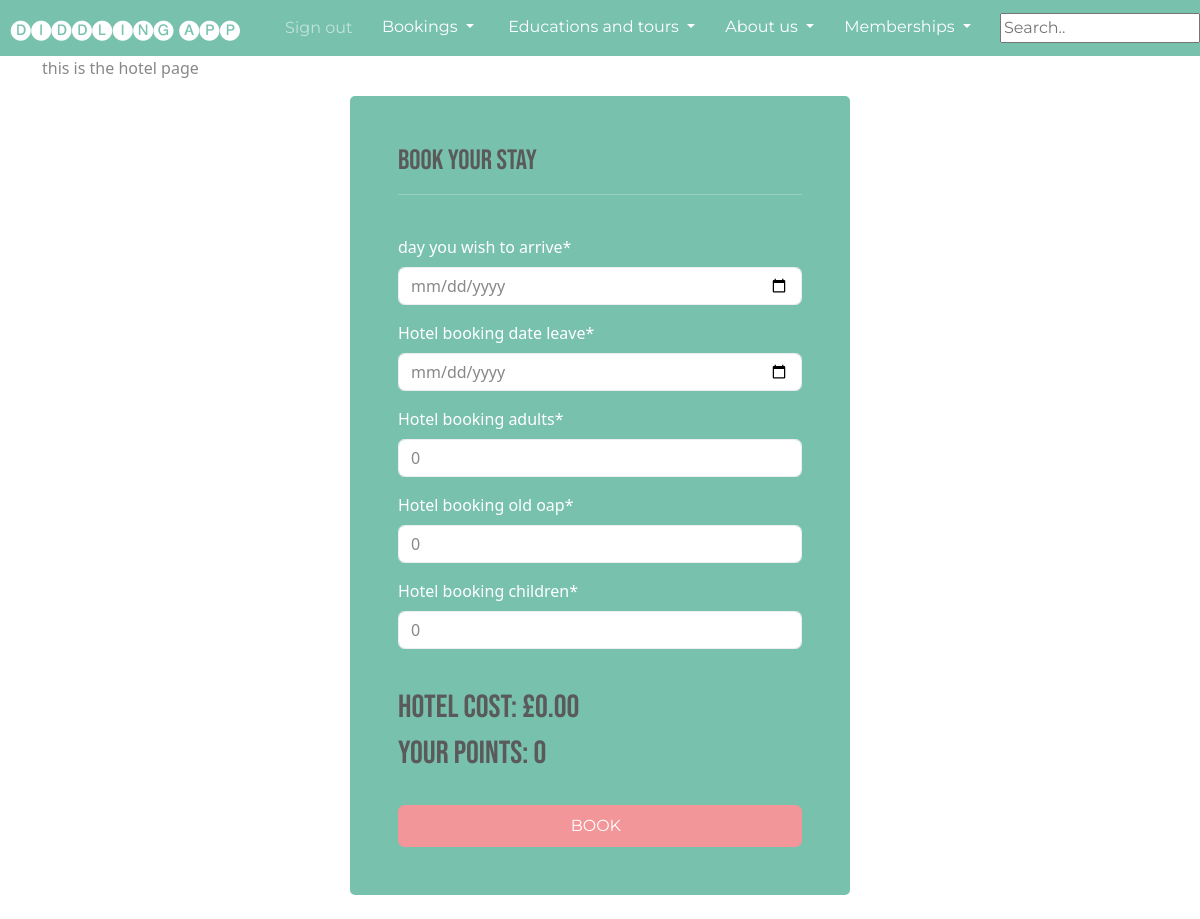
/Hotel_Booking (signed in), run on an earlier commit of the app's database.
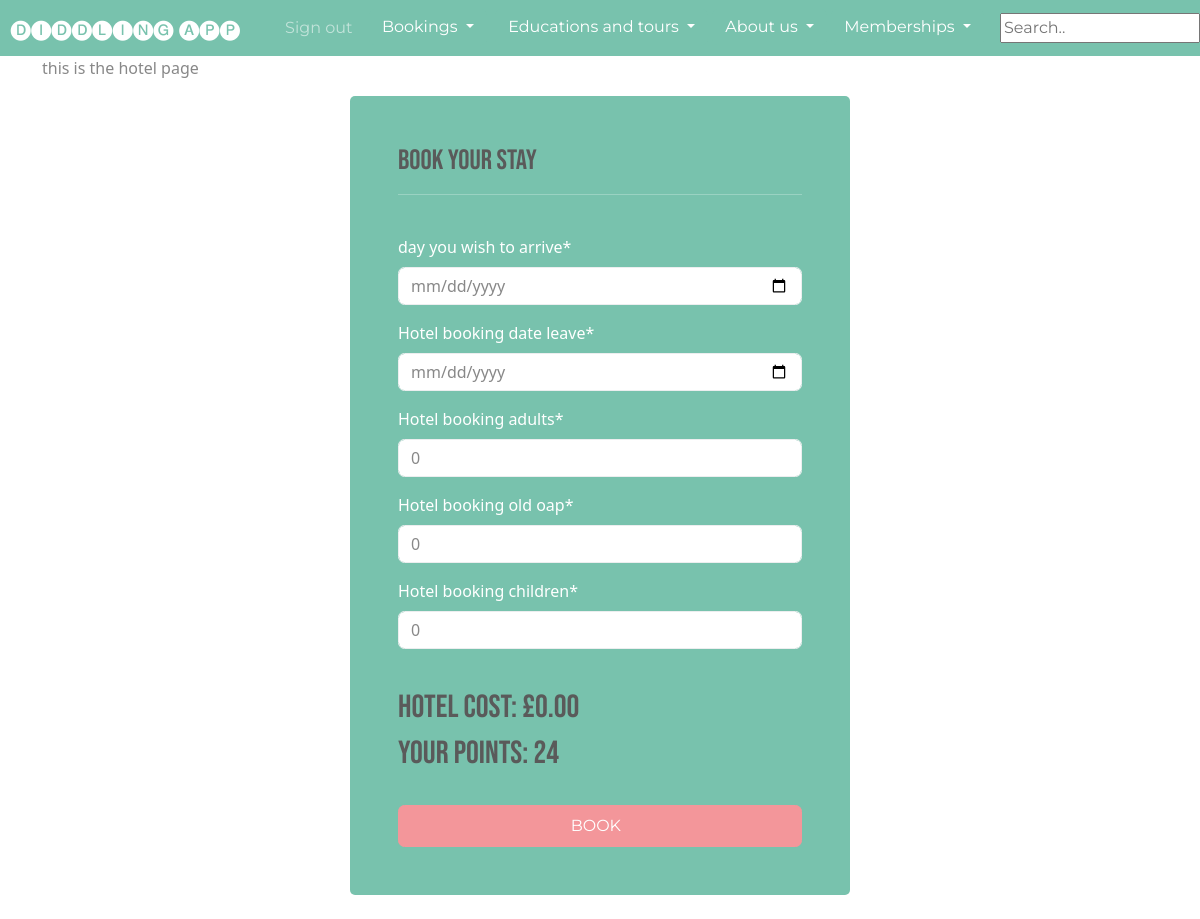
And on a later commit of the database.
### website/models.py (models this page shows)
class ZooUser(AbstractUser):
    points =models.IntegerField(default=0, blank=True )
    address= models.CharField(max_length=200, blank=True)
    telephone=models.CharField(max_length=14, blank = True)

### website/views.py (the view, shortened to what this page needs)
# urls.py: path('Hotel_Booking', views.Hotel_Booking_page, name = "Hotel_Booking") ,
@login_required(login_url='my-login')
def Hotel_Booking_page(request):
    form = Hotel_Booking_Form()
    context = {'form':form}
    return render(request,'website/hotel.html', context=context)

### website/forms.py
class Hotel_Booking_Form(forms.ModelForm):
    class Meta:
        model = Hotel_Booking
        fields= ['hotel_booking_date_arrive', 'hotel_booking_date_leave', 'hotel_booking_adults',
                 'hotel_booking_old_oap', 'hotel_booking_children', "hotel_total_cost", 'hotel_points' ]
        labels = {
             "hotel_booking_date_arrive": "day you wish to arrive",
        }
        widgets = {
              'hotel_booking_date_arrive': forms.DateInput(attrs={'type': 'date'}),
              'hotel_booking_date_leave': forms.DateInput(attrs={'type': 'date'}),
              'hotel_total_cost':forms.HiddenInput(),
              'hotel_points': forms.HiddenInput(),
        }
    def  __init__(self, *args,**kwargs):
        super().__init__(*args, **kwargs)

### website/templates/website/hotel.html (shortened to what this page needs)
{% extends 'website/base.html' %}
{% load static %}
{% load crispy_forms_tags %}
{% block content %}
<p> this is the hotel page </p>
<div class ="container bg-primary text-white p-5 form-layout " >
    <h3 class="myfont">book your stay</h3>
    <hr>
    <br>
    <form action = "{% url 'Hotel_Booking'  %}" method="POST" autocomplete= "off" >
     {{form|crispy}}
     <br>
     <h2 id="hotel_output" class="myfont">Hotel cost: £0.00</h2>
     <h2 id = "error"  class= myfont> your points: {{request.user.points}} </h2>
     <br>
     <button type= "submit" class ="btn btn-secondary w-100 btn-block p-2 ","myfont">BOOK &nbsp; </button>
</div>
<br>
{% endblock %}

### website/templates/website/base.html (shortened to what this page needs)
{% load static %}
<!DOCTYPE html>
<html lang ="en">
<head>
<link rel ="stylesheet" href="https://bootswatch.com/5/minty/bootstrap.min.css">
<link rel=" stylesheet" href="{% static 'css/minty.css' %}">
<link rel=" stylesheet" href="{% static 'css/style.css' %}">
</head>
<body>
{% include 'website/navbar.html' %}
    <div class="container">
        {% block content %}
        {% endblock %}
    </div>
</body>

### website/templates/website/navbar.html (shortened to what this page needs)
{% block content %}
<nav class="navbar navbar-expand-lg navbar-dark bg-primary justify-content-center">
    <a class="navbar-brand main-heading" href="{% url '' %}">
      &nbsp; 🅓🅘🅓🅓🅛🅘🅝🅖 🅐🅟🅟
    </a>
        <div class="collapse navbar-collapse text-center" id="navbarNavDropdown">
        <ul class="navbar-nav me-auto">
           {% if user.is_authenticated %}
            <li class="nav-item">
              <a class="nav-link" href="{% url 'logout' %}">Sign out &nbsp;  </a>
            </li>
        {% endif %}
        <li>
          <div class="dropdown">
            <button class="btn btn-primary dropdown-toggle " type="button" id="dropdownMenuButton" data-toggle="dropdown" aria-haspopup="true" aria-expanded="false">
              Bookings
            </button>
            </div>
            </li>
        <li>
          <div class="dropdown">
            <button class="btn btn-primary dropdown-toggle " type="button" id="dropdownMenuButton" data-toggle="dropdown" aria-haspopup="true" aria-expanded="false">
              Educations and tours
            </button>
            </div>
          </li>
         <li>
          <div class="dropdown">
            <button class="btn btn-primary dropdown-toggle " type="button" id="dropdownMenuButton" data-toggle="dropdown" aria-haspopup="true" aria-expanded="false">
              About us
            </button>
          </div>
          </li>
            <li>
             <div class="dropdown">
               <button class="btn btn-primary dropdown-toggle " type="button" id="dropdownMenuButton" data-toggle="dropdown" aria-haspopup="true" aria-expanded="false">
                 Memberships
               </button>
          </div>
      </li>
       </ul>
       <input type="text" placeholder="Search..">
      </div>
    </nav>
    {% endblock %}

### static/css/style.css (style rules this page uses)
.form-layout { border-radius: 5px; width: 500px; }
.myfont { font-family: myFirstFont; }

What changed in the data, as far as the page shows it:
changed ZooUser: user.points "0" → "24"
